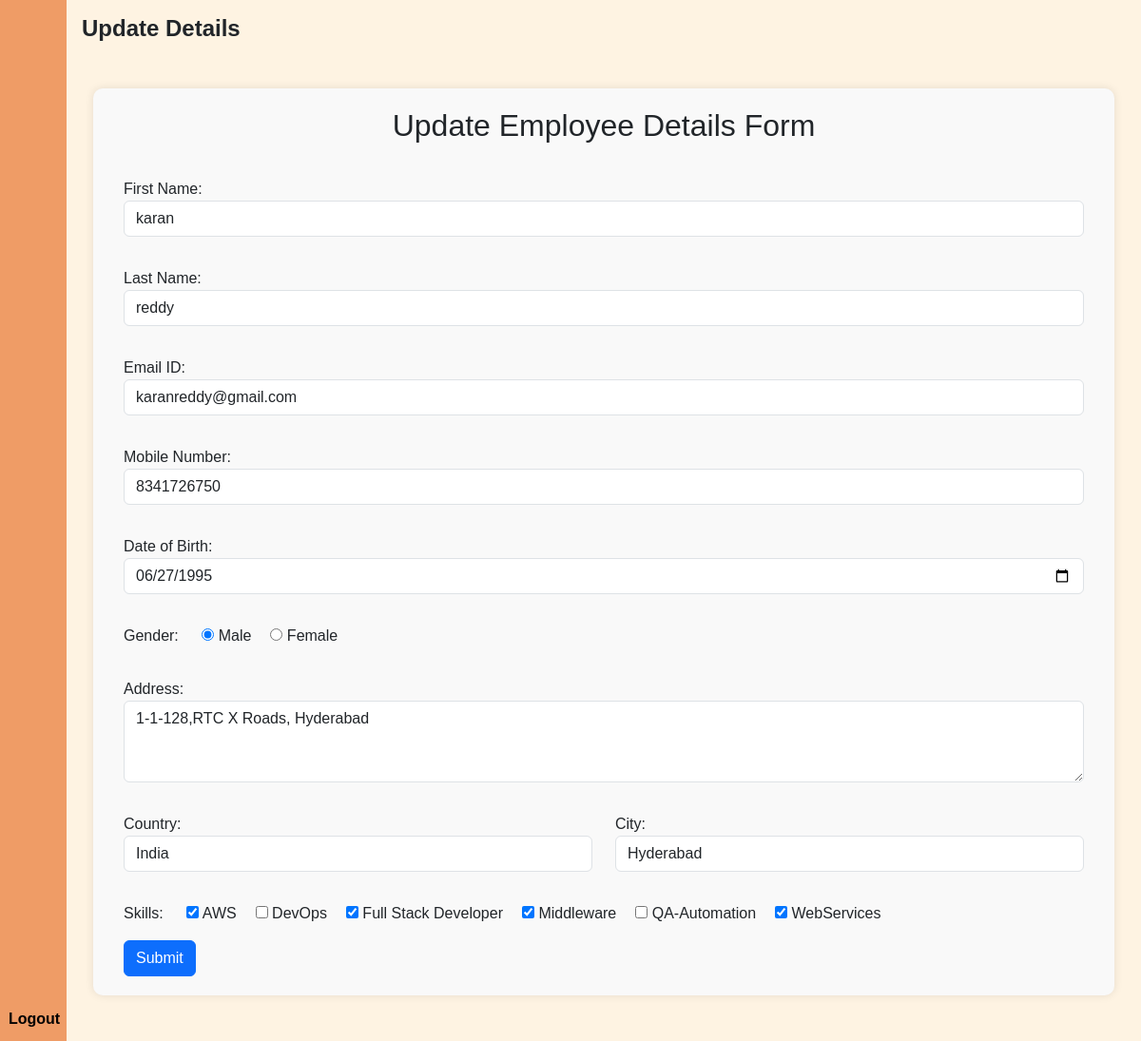
The page /6/ (signed in) on the database its author committed.
### Webpage/models.py (models this page shows)
class Emp_details(models.Model):
    firstname = models.CharField(max_length=100)
    lastname = models.CharField(max_length=100)
    email = models.EmailField(max_length=100)
    mobile = models.CharField(max_length=12)
    birth = models.DateField()
    gender = models.CharField(max_length=100)
    address = models.TextField()
    country = CountryField()
    city = models.CharField(max_length=100)
    skills = models.ManyToManyField(Skill)

### Webpage/views.py (the view)
# urls.py: path('<int:id>/',views.update_date,name='update_data'),
@login_required
def update_date(request,id):
    if request.method == 'POST':
        pi = Emp_details.objects.get(pk=id)
        fm = EmployeeForm(request.POST,instance=pi)
        if fm.is_valid():
            fm.save()
            return redirect('Webpage:show_detail')
    else:
        pi = Emp_details.objects.get(pk=id)
        fm = EmployeeForm(instance=pi)
    return render(request,'update.html',{'form':fm})

### Webpage/models.py (called while the page is built)
    def __str__(self):
        return self.name

### templates/update.html (shortened to what this page needs)
{%extends 'sidebar.html'%}
{%load static%}
{% block extra_css %}
<link rel="stylesheet" href="{% static 'emp.css' %}">
{% endblock extra_css %}
{%block content%}
<h1>Update Details</h1>
<div class="container mt-5">
    <div class="form-container">
        <h2 class="text-center">Update Employee Details Form</h2>
        <div class="container">
            <div class="row">
                <div class="col-12">
                    <form action="" method="post">
                        <div class="row">
                            {% for fm in form %}
                                {% if fm.name == 'country' or fm.name == 'city' %}
                                    <div class="col-md-6">
                                        <div class="form-group mb-10 py-2 my-2">
                                            {{ fm.label_tag }} {{ fm }}
                                        </div>
                                    </div>
                                {% else %}
                                    <div class="col-12">
                                        <div class="form-group mb-10 py-2 my-2">
                                            {{ fm.label_tag }} {{ fm }}
                                        </div>
                                    </div>
                                {% endif %}
                            {% endfor %}
                        </div>
                        <input type="submit" value="Submit" class="btn btn-primary">
                    </form>
                </div>
            </div>
        </div>
    </div>
</div>
{%endblock content%}

### styles.css (style rules this page uses)
body { background-color: #FFF5E1; }
h1 { font-weight: 600; font-size: 1.5rem; }
body { font-family: 'Poppins', sans-serif; }
#id_gender, #id_skills { display: inline-flex !important; }

### emp.css (style rules this page uses)
#id_gender, #id_skills { display: inline-flex !important; }
#id_gender>div { padding-left: 20px; }
#id_skills>div { padding-left: 20px; }
#id_email, #id_mobile { display: inline-flex; }

### templates/update.html (style rules this page uses)
.form-container { background-color: #f9f9f9; padding: 20px; border-radius: 10px; box-shadow: 0px 0px 10px rgba(0, 0, 0, 0.1); }
.form-container h2 { margin-bottom: 20px; }

### rows shown on the page
Emp_details: form "karan" "reddy" "karanreddy@gmail.com" "8341726750" "06/27/1995" "☑ Male ☐ Female" "1-1-128,RTC X Roads, Hyderabad", form "India" "Hyderabad"

### other values the page prints
{{ fm.label_tag }} "First Name:" "Last Name:" "Email ID:" "Mobile Number:" "Date of Birth:" "Gender:" "Address:" "Skills:"
{{ fm.label_tag }} "Country:" "City:"
